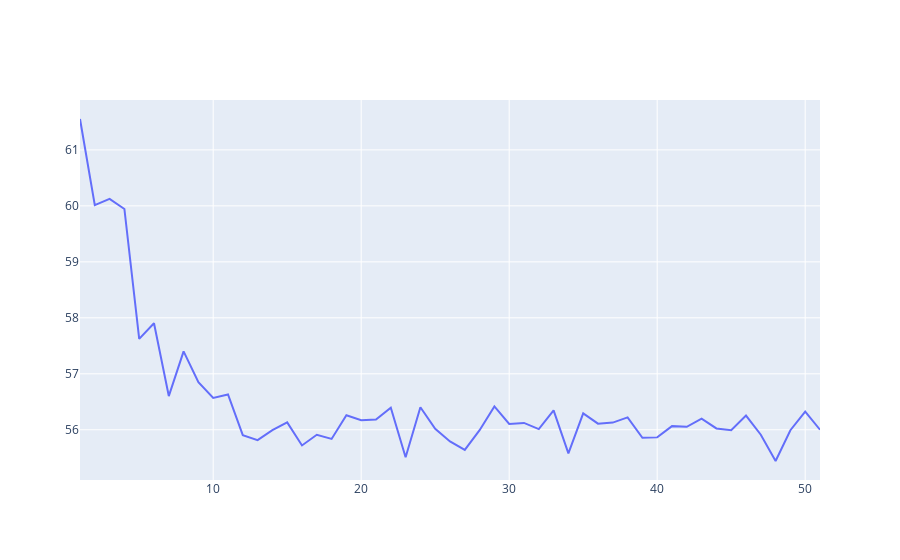

The notebook cell this image was saved under:
### Code cell
data = pd.read_csv('output/data1/gen2key.csv')

data.head()

line = go.Scatter(x=data['gen'], y=data['key'])
fig = go.Figure(line)
fig.show()

### Figure 1 — Plotly figure (JSON) as saved in the notebook; plotly's stock layout.template omitted (floating-point values rounded to 4 significant figures)
{"data": [{"type": "scatter", "x": [1, 2, 3, 4, 5, 6, 7, 8, 9, 10, 11, 12, 13, 14, 15, 16, 17, 18, 19, 20, 21, 22, 23, 24, 25, 26, 27, 28, 29, 30, 31, 32, 33, 34, 35, 36, 37, 38, 39, 40, 41, 42, 43, 44, 45, 46, 47, 48, 49, 50, 51], "y": [61.55, 60.01, 60.12, 59.94, 57.62, 57.9, 56.6, 57.4, 56.85, 56.57, 56.63, 55.9, 55.81, 55.99, 56.13, 55.72, 55.91, 55.84, 56.26, 56.17, 56.18, 56.4, 55.51, 56.4, 56.02, 55.79, 55.64, 55.99, 56.42, 56.1, 56.12, 56.01, 56.35, 55.58, 56.29, 56.11, 56.13, 56.22, 55.86, 55.86, 56.06, 56.05, 56.2, 56.02, 55.99, 56.25, 55.91, 55.44, 55.99, 56.32, 56.0]}], "layout": {}}
